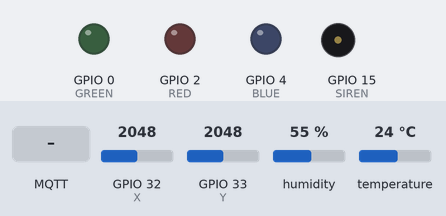
The sketch below on a simulated ESP32. On the bench: output pins drawn as LEDs (lit = HIGH), buzzer (waves = sounding, pin HIGH). The inputs (shaded band) are chosen by the test bench; at power-on: GPIO 32 (X) = 2048, GPIO 33 (Y) = 2048, humidity 55 %, temperature 24 °C (analog values on the 0–4095 scale). No MQTT or app messages arrive unless stated; what the sketch prints to the serial monitor is not drawn.

Above: at 1.2 s.
1.3 s: MQTT message "true" arrives on the first subscribed topic
At 1.8 s:
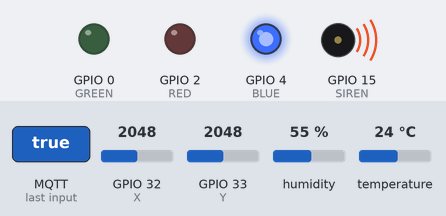
3.0 s: MQTT message "true" arrives on the second subscribed topic
At 4.1 s:
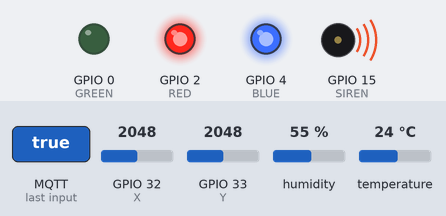
4.5 s: MQTT message "1" arrives on the first subscribed topic
At 5.2 s:
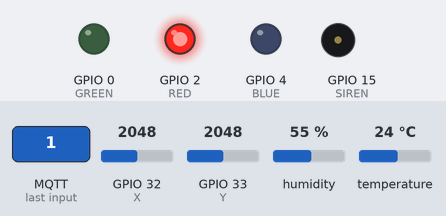
6.0 s: MQTT message "true" arrives on the third subscribed topic
At 6.5 s:
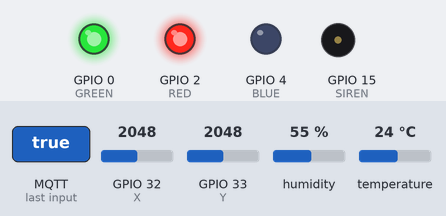
7.5 s: MQTT message "true" arrives on the first subscribed topic
At 8.7 s:
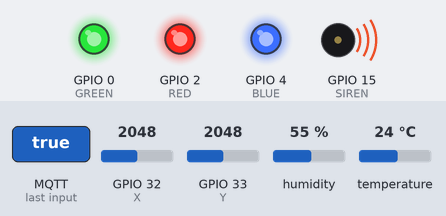
9.0 s: MQTT message "0" arrives on the first subscribed topic
At 9.9 s:
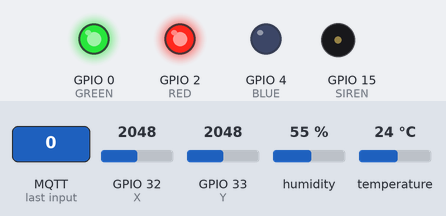
Timing chart, 0 to 11.5 s (numbered marks = the images above; inputs shaded):
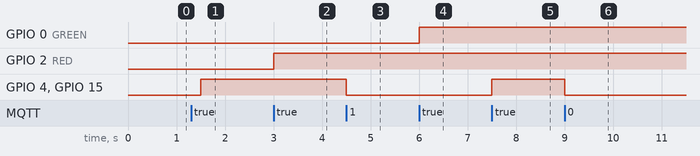

Measured:
- after the input at 1.3 s, GPIO 4 (BLUE), GPIO 15 (SIREN): LOW → HIGH after 0.20 s
- after the input at 3.0 s, GPIO 2 (RED): LOW → HIGH at once
- after the input at 4.5 s, GPIO 4 (BLUE), GPIO 15 (SIREN): HIGH → LOW at once
- after the input at 6.0 s, GPIO 0 (GREEN): LOW → HIGH at once
- after the input at 7.5 s, GPIO 4 (BLUE), GPIO 15 (SIREN): LOW → HIGH at once
- after the input at 9.0 s, GPIO 4 (BLUE), GPIO 15 (SIREN): HIGH → LOW at once

The sketch:

ESP_Program.ino
```cpp
// (licence header left out)
/*
 * Most of the readout functionality for the DHT11 temperature sensor is based on
 * or taken from the example project "DHT_ESP32" from the DHTesp library licensed under GPLv3.
 * The version used can be found here:
 * https://github.com/beegee-tokyo/DHTesp/blob/affec2841444f06b3c64dc023aee8e9ff20bbec0/examples/DHT_ESP32/DHT_ESP32.ino
 * Last accessed on the 19th of July 2021
 * Archived here:
 * https://web.archive.org/web/20210719143957/https://github.com/beegee-tokyo/DHTesp/blob/affec2841444f06b3c64dc023aee8e9ff20bbec0/examples/DHT_ESP32/DHT_ESP32.ino
 *
 * Much of the MQTT sending and receiving functionality is based on the example project
 * "SimpleMQTTClient" from the EspMQTTClient library licensed under GPLv3.
 * The version used can be found here:
 * https://github.com/plapointe6/EspMQTTClient/blob/d54a898b9a14d0c6e4f85db112029b198976aa23/examples/SimpleMQTTClient/SimpleMQTTClient.ino
 * Last accessed on the 19th of July 2021
 * Archived here:
 * https://web.archive.org/web/20210719144455/https://github.com/plapointe6/EspMQTTClient/blob/d54a898b9a14d0c6e4f85db112029b198976aa23/examples/SimpleMQTTClient/SimpleMQTTClient.ino
 */
#include "DHTesp.h"
#include <Ticker.h>
#include "EspMQTTClient.h"
#define SIREN 15
#define RED 2
#define GREEN 0
#define BLUE 4
#define X 32
#define Y 33

EspMQTTClient client(
  "ssid",
  "wifi password",
  "5.196.95.208",  // MQTT Broker server ip
  "",   // Username Can be omitted if not needed
  "",   // Password Can be omitted if not needed
  "TestClient0815iAT",     // Client name that uniquely identify your device
  1883              // The MQTT port, default to 1883. this line can be omitted
);

DHTesp dht;

void tempTask(void *pvParameters);
bool getTemperature();
void triggerGetTemp();

/** Task handle for the light value read task */
TaskHandle_t tempTaskHandle = NULL;
/** Ticker for temperature reading */
Ticker tempTicker;
/** Comfort profile */
ComfortState cf;
/** Flag if task should run */
bool tasksEnabled = false;
/** Pin number for DHT11 data pin */
int dhtPin = 19;

/**
 * initTemp
 * Setup DHT library
 * Setup task and timer for repeated measurement
 * @return bool
 *    true if task and timer are started
 *    false if task or timer couldn't be started
 */
bool initTemp() {
  byte resultValue = 0;
  // Initialize temperature sensor
  dht.setup(dhtPin, DHTesp::DHT11);
  Serial.println("DHT initiated");

  // Start task to get temperature
  xTaskCreatePinnedToCore(
      tempTask,                       /* Function to implement the task */
      "tempTask ",                    /* Name of the task */
      4000,                           /* Stack size in words */
      NULL,                           /* Task input parameter */
      5,                              /* Priority of the task */
      &tempTaskHandle,                /* Task handle. */
      1);                             /* Core where the task should run */

  if (tempTaskHandle == NULL) {
    Serial.println("Failed to start task for temperature update");
    return false;
  } else {
    // Start update of environment data every 2 seconds
    tempTicker.attach(2, triggerGetTemp);
  }
  return true;
}

/**
 * triggerGetTemp
 * Sets flag dhtUpdated to true for handling in loop()
 * called by Ticker getTempTimer
 */
void triggerGetTemp() {
  if (tempTaskHandle != NULL) {
     xTaskResumeFromISR(tempTaskHandle);
  }
}

/**
 * Task to reads temperature from DHT11 sensor
 * @param pvParameters
 *    pointer to task parameters
 */
void tempTask(void *pvParameters) {
  Serial.println("tempTask loop started");
  while (1) // tempTask loop
  {
    if (tasksEnabled) {
      // Get temperature values
      getTemperature();
    }
    // Got sleep again
    vTaskSuspend(NULL);
  }
}

/**
 * getTemperature
 * Reads temperature from DHT11 sensor
 * @return bool
 *    true if temperature could be aquired
 *    false if aquisition failed
*/
bool getTemperature() {
  // Reading temperature for humidity takes about 250 milliseconds!
  // Sensor readings may also be up to 2 seconds 'old' (it's a very slow sensor)
  TempAndHumidity newValues = dht.getTempAndHumidity();
  // Check if any reads failed and exit early (to try again).
  if (dht.getStatus() != 0) {
    Serial.println("DHT11 error status: " + String(dht.getStatusString()));
    return false;
  }
  client.publish("iat/test/temp", String((int)(newValues.temperature*10))); // You can activate the retain flag by setting the third parameter to true

  return true;
}


void setup()
{
  Serial.begin(115200);

  // Optional functionnalities of EspMQTTClient :
  client.enableDebuggingMessages(); // Enable debugging messages sent to serial output

  pinMode(SIREN, OUTPUT);
  pinMode(RED, OUTPUT);
  pinMode(GREEN, OUTPUT);
  pinMode(BLUE, OUTPUT);

  pinMode(X, INPUT);
  pinMode(Y, INPUT);

  analogReadResolution(10);

  initTemp();
  // Signal end of setup() to tasks
  tasksEnabled = true;

}

int state[]={LOW,LOW,LOW,LOW};
// This function is called once everything is connected (Wifi and MQTT)
void onConnectionEstablished()
{

  client.subscribe("iat/test/xTLsiren", [](const String & topic, const String & payload) {
    state[0]=(payload=="true")?HIGH:LOW;
  });
  client.subscribe("iat/test/xTLred", [](const String & topic, const String & payload) {
    state[1]=(payload=="true")?HIGH:LOW;
  });
  client.subscribe("iat/test/xTLyellow", [](const String & topic, const String & payload) {
    state[2]=(payload=="true")?HIGH:LOW;
  });
  client.subscribe("iat/test/xTLgreen", [](const String & topic, const String & payload) {
    state[3]=(payload=="true")?HIGH:LOW;
  });
}

unsigned long last_time=0;
void loop()
{
  client.loop();
  client.setMqttReconnectionAttemptDelay(2);
  digitalWrite(SIREN,state[0]);
  digitalWrite(RED,state[1]|state[2]);
  digitalWrite(GREEN,state[2]|state[3]);
  digitalWrite(BLUE,state[0]);
  if (!tasksEnabled) {
    // Wait 2 seconds to let system settle down
    delay(2000);
    // Enable task that will read values from the DHT sensor
    tasksEnabled = true;
    if (tempTaskHandle != NULL) {
      vTaskResume(tempTaskHandle);
    }
  }
  if(millis()-last_time>100){
    client.publish("iat/test/X", String(analogRead(X)),0);
    client.publish("iat/test/Y", String(analogRead(Y)),0);
    last_time=millis();
  }
}
```
